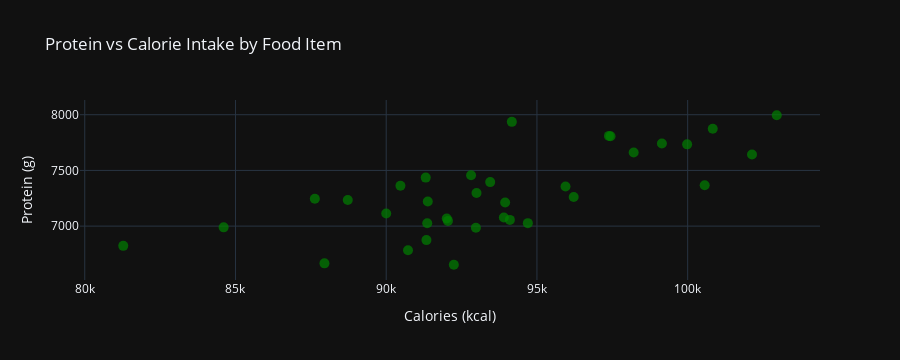

Write notebook code for a chart like this one.
### Markdown cell above
## Protein vs. Calorie Intake by food item

### Code cell
import plotly.graph_objects as go

# Group by Food_Item and sum Calories and Protein
food_data = DF.groupby('Food_Item')[['Calories (kcal)', 'Protein (g)']].sum().reset_index()

# Create a scatter plot
fig = go.Figure()

fig.add_trace(
    go.Scatter(
        x=food_data['Calories (kcal)'],
        y=food_data['Protein (g)'],
        mode='markers',
        marker=dict(size=10, color='green', opacity=0.7),
        text=food_data['Food_Item'],  # Hover text with food item names
    )
)

fig.update_layout(
    title='Protein vs Calorie Intake by Food Item',
    xaxis_title='Calories (kcal)',
    yaxis_title='Protein (g)',
    template='plotly_dark'
)

fig.show()

### Figure 1 — Plotly figure (JSON) as saved in the notebook; plotly's stock layout.template omitted (floating-point values rounded to 4 significant figures)
{"data": [{"marker": {"color": "green", "opacity": 0.7, "size": 10}, "mode": "markers", "text": ["Apple", "Banana", "Beef Steak", "Bread", "Broccoli", "Butter", "Carrot", "Cheese", "Chicken Breast", "Chips", "Chocolate", "Coffee", "Cookies", "Eggs", "Grapes", "Green Tea", "Milk", "Milkshake", "Nuts", "Oats", "Orange", "Orange Juice", "Paneer", "Pasta", "Popcorn", "Pork Chop", "Potato", "Quinoa", "Rice", "Salmon", "Spinach", "Strawberry", "Tomato", "Water", "Yogurt"], "type": "scatter", "x": [99145, 94102, 91311, 91334, 91379, 97442, 98209, 88725, 92815, 92008, 100832, 95948, 94167, 84607, 92996, 87632, 97389, 100564, 94698, 87951, 99982, 102955, 90723, 92243, 93945, 102134, 91361, 93449, 96219, 90000, 90472, 92048, 81277, 92975, 93902], "y": [7742.0, 7056.0, 7436.0, 6875.0, 7221.0, 7807.0, 7661.0, 7234.0, 7457.0, 7068.0, 7874.0, 7356.0, 7936.0, 6989, 7297.0, 7246.0, 7810.0, 7366.0, 7027.0, 6666.0, 7734, 7995.0, 6783.0, 6653.0, 7211.0, 7643.0, 7026.0, 7395.0, 7261, 7113.0, 7362.0, 7047.0, 6823.0, 6985.0, 7077.0]}], "layout": {"height": 360, "title": {"text": "Protein vs Calorie Intake by Food Item"}, "xaxis": {"autorange": true, "range": [79890.0, 104300.0], "title": {"text": "Calories (kcal)"}, "type": "linear"}, "yaxis": {"autorange": true, "range": [6516.0, 8132.0], "title": {"text": "Protein (g)"}, "type": "linear"}}}
